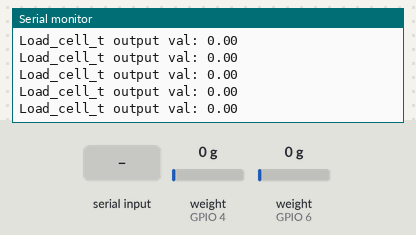
Recording of a sketch running on a simulated ESP8266 (NodeMCU). Parts: the last lines printed to the serial monitor. The inputs (shaded band) are chosen by the test bench; at power-on: weight on the scale (sensors on GPIO 4, GPIO 6) 0 g.

Above: at 6.0 s.
6.1 s: "a" received over Serial
At 6.21 s:
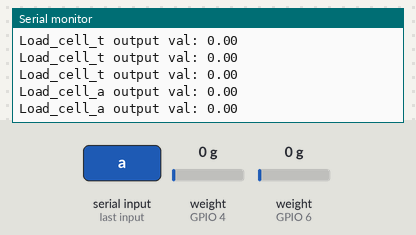
8.0 s: weight on the scale (sensor on GPIO 4) set to 100 g
At 8.01 s:
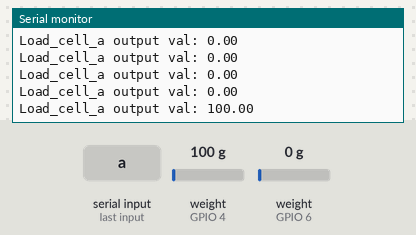
9.5 s: weight on the scale (sensor on GPIO 4) set to 1250 g
At 9.51 s:
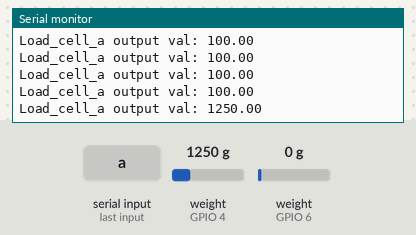
Timing chart, 0 to 12.5 s (numbered marks = the images above; inputs shaded):
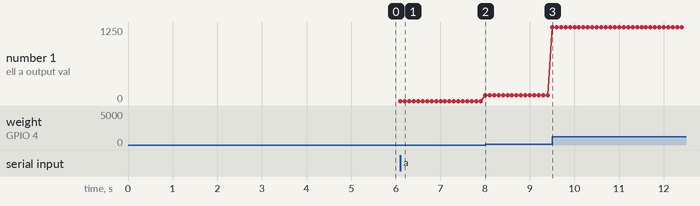

Measured:
- after the input at 6.1 s, the serial monitor: prints a new line at once (image 1)
- after the input at 8.0 s, the serial monitor: prints a new line at once (image 2)
- after the input at 9.5 s, the serial monitor: prints a new line at once (image 3)
- plotted number 1: 0 → 100 after the input at 8.0 s, 100 → 1250 after the input at 9.5 s

The sketch:

Read_1x_load_cell.ino
```cpp
/*
   -------------------------------------------------------------------------------------
   HX711_ADC
   Arduino library for HX711 24-Bit Analog-to-Digital Converter for Weight Scales
   Olav Kallhovd sept2017
   -------------------------------------------------------------------------------------
*/

/*
   Settling time (number of samples) and data filtering can be adjusted in the config.h file
   For calibration and storing the calibration value in eeprom, see example file "Calibration.ino"

   The update() function checks for new data and starts the next conversion. In order to acheive maximum effective
   sample rate, update() should be called at least as often as the HX711 sample rate; >10Hz@10SPS, >80Hz@80SPS.
   If you have other time consuming code running (i.e. a graphical LCD), consider calling update() from an interrupt routine,
   see example file "Read_1x_load_cell_interrupt_driven.ino".

   This is an example sketch on how to use this library
*/

#include <HX711_ADC.h>
#if defined(ESP8266)|| defined(ESP32) || defined(AVR)
#include <EEPROM.h>
#endif

//pins:
const int HX711_dout_a = 4; //mcu > HX711 dout pin (apparatus)
const int HX711_sck_a = 5; //mcu > HX711 sck pin (apparatus)
const int HX711_dout_t = 6; //mcu > HX711 dout pin (test)
const int HX711_sck_t = 7; //mcu > HX711 sck pin (test)

//HX711 constructor:
HX711_ADC LoadCell_a(HX711_dout_a, HX711_sck_a);
HX711_ADC LoadCell_t(HX711_dout_t, HX711_sck_t);

const int calVal_eepromAddress = 0; // 0 - cal factor for test rig, 1 - cal factor for apparatus
unsigned long t = 0;
// default start with test load cell
bool load_cell = 0; // 0 - test, 1 - apparatus

void setup() {
  Serial.begin(57600); delay(10);

  LoadCell_a.begin();
  LoadCell_t.begin();

  //LoadCell.setReverseOutput(); //uncomment to turn a negative output value to positive

  float calibrationValue_a; // calibration value (see example file "Calibration.ino")
  float calibrationValue_t;

  calibrationValue_a = 108.98; // uncomment this if you want to set the calibration value in the sketch
  calibrationValue_t = 106.99;

#if defined(ESP8266)|| defined(ESP32)
  //EEPROM.begin(512); // uncomment this if you use ESP8266/ESP32 and want to fetch the calibration value from eeprom
#endif
  //EEPROM.get(calVal_eepromAddress, calibrationValue); // uncomment this if you want to fetch the calibration value from eeprom
  /*Serial.print("Value a: ");
  Serial.println(calibrationValue_a);
  Serial.print("Value t: ");
  Serial.println(calibrationValue_t);*/

  unsigned long stabilizingtime = 2000; // preciscion right after power-up can be improved by adding a few seconds of stabilizing time
  boolean _tare = true; //set this to false if you don't want tare to be performed in the next step
  LoadCell_a.start(stabilizingtime, _tare);
  LoadCell_t.start(stabilizingtime, _tare);

  if (LoadCell_a.getTareTimeoutFlag()) {
    //Serial.println("Timeout, check MCU>HX711 wiring and pin designations");
    while (1);
  }
  else {
    LoadCell_a.setCalFactor(calibrationValue_a); // set calibration value (float)
    //Serial.println("Startup is complete");
  }

  if (LoadCell_t.getTareTimeoutFlag()) {
    //Serial.println("Timeout, check MCU>HX711 wiring and pin designations");
    while (1);
  }
  else {
    LoadCell_t.setCalFactor(calibrationValue_t); // set calibration value (float)
    //Serial.println("Startup is complete");
  }
}

void loop() {
  static boolean newDataReady = 0;
  const int serialPrintInterval = 0; //increase value to slow down serial print activity

  // get apparatus or test selection
  // receive command from serial terminal
  // send 't' or 'a':
  if (Serial.available() > 0) {
    char inByte = Serial.read();
    if (inByte == 'a') load_cell = 1;
    else if (inByte == 't') load_cell = 0;
  }

  if (load_cell == 1){
    // check for new data/start next conversion:
    if (LoadCell_a.update()) newDataReady = true;

    // get smoothed value from the dataset:
    if (newDataReady) {
      if (millis() > t + serialPrintInterval) {
        float i = LoadCell_a.getData();
        Serial.print("Load_cell_a output val: ");
        Serial.println(i);
        newDataReady = 0;
        t = millis();
      }
    }
  } else if (load_cell == 0){
    // check for new data/start next conversion:
    if (LoadCell_t.update()) newDataReady = true;

    // get smoothed value from the dataset:
    if (newDataReady) {
      if (millis() > t + serialPrintInterval) {
        float i = LoadCell_t.getData();
        Serial.print("Load_cell_t output val: ");
        Serial.println(i);
        newDataReady = 0;
        t = millis();
      }
    }
  }
}
```
